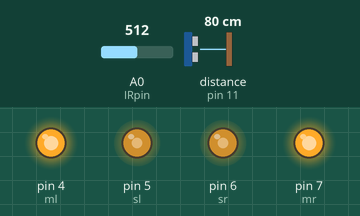
Bench run of a sketch on a simulated Arduino Uno, built with avr-gcc and run on an emulated ATmega328P. Parts: output pins drawn as LEDs (lit = HIGH). Wiring (inferred from the names in the program): ultrasonic range finder: trigger pin 10; echo pin 11. Inputs (shaded band) come from the test bench; at power-on: distance to the obstacle (sensor on pin 11) 80 cm, A0 (IRpin) = 512. The echo pulse lasts 58.3 µs per cm; pins used as bus, display or sensor lines are not drawn.

Above: at 1.2 s.
1.3 s: distance to the obstacle (sensor on pin 11) set to 2 cm
At 2.4 s:
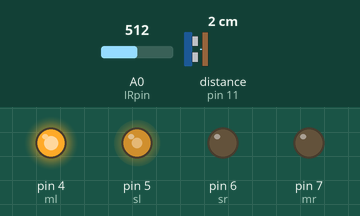
2.8 s: distance to the obstacle (sensor on pin 11) set to 35 cm
At 3.2 s:
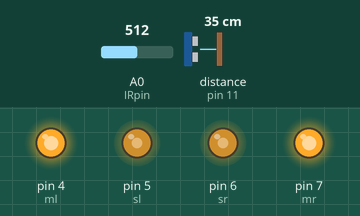
4.3 s: distance to the obstacle (sensor on pin 11) set to 4 cm
At 4.6 s:
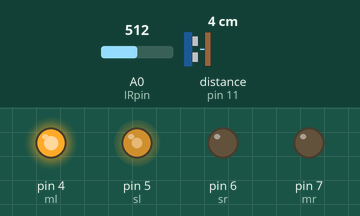
5.8 s: distance to the obstacle (sensor on pin 11) set to 60 cm
At 6.9 s:
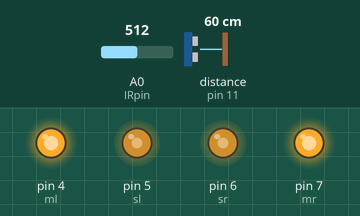
Timing chart, 0 to 8.3 s (numbered marks = the images above; inputs shaded):
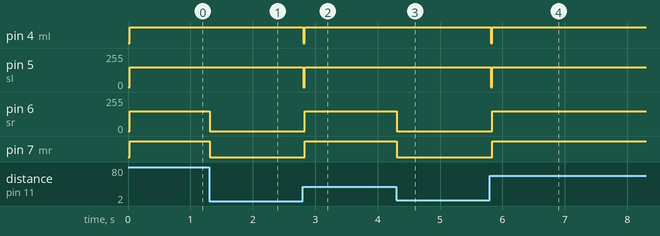

The sketch:

MachineState.ino
```cpp
#define ml 4
#define mr 7
#define sl 5
#define sr 6

const int IRpin = A0;          // аналоговый пин для подключения выхода Vo сенсора


int trigPin = 10;
int echoPin = 11;

int speed = 150;
int fdur = 30;
int ldur = 60;

int newLeft;
int newForward;

void setup() {
  Serial.begin(9600);

  //датчик спереди
  pinMode(trigPin, OUTPUT);
  pinMode(echoPin, INPUT);
  // подключение колес
  pinMode(ml, OUTPUT);
  pinMode(mr, OUTPUT);
  // регулировка скорости
  pinMode(sl, OUTPUT);
  pinMode(sr, OUTPUT);
}

void loop() {
  stopMove();
  stopMind();
  // delay(10);
}

//функция для определения расстояния спереди
int fdist(){
  int duration;
  float distance;
  // для большей точности установим значение LOW на пине Trig
  digitalWrite(trigPin, LOW);
  delayMicroseconds(2);
  // Теперь установим высокий уровень на пине Trig
  digitalWrite(trigPin, HIGH);
  delayMicroseconds(10);
  digitalWrite(trigPin, LOW);
  // Узнаем длительность высокого сигнала на пине Echo
  duration = pulseIn(echoPin, HIGH);
  // Рассчитаем расстояние
  distance = duration / 58;
  // Выведем значение в Serial Monitor
  // Serial.print(distance);
  // Serial.println(" cm");
  // delay(200);
  return distance;
}
//функция для определения расстояния слева
int ldist(){
  //Serial.println(irRead(), DEC);
  // получаем сглаженное значение  и переводим в напряжение
  float volts = analogRead(IRpin) * 0.0048828125;
  // и в расстояние в см
  float distance = 32 * pow(volts, -1.10);
  // Serial.println(distance);      // выдаем в порт значение
  // delay(200);
  return distance;
  }

void stopMind(){

  while(fdist() > fdur and ldist() < ldur){
    forwardMove();
  }
  // while(fdist() < fdur and ldist() > ldur){
  //   stopMove();
  // }
  while(fdist() <= fdur and ldist() <= ldur){
    rightMove();

  }
  while(fdist() > fdur and ldist() > ldur){
    forwardMove();
    leftMove();
    delay(50);
  }

}

void stopMove(){

  digitalWrite(ml, LOW);
  analogWrite(sl, 0);

  digitalWrite(mr, LOW);
  analogWrite(sr, 0);
  delay(20);

}

void forwardMove(){

  digitalWrite(ml, HIGH);
  analogWrite(sl, speed);

  digitalWrite(mr, HIGH);
  analogWrite(sr, speed);

}

void leftMove(){

  digitalWrite(ml, LOW);
  analogWrite(sl, 0);

  digitalWrite(mr, HIGH);
  analogWrite(sr, speed);
}

void rightMove(){

  digitalWrite(ml, HIGH);
  analogWrite(sl, speed);

  digitalWrite(mr, LOW);
  analogWrite(sr, 0);
}
```

Measured:
- after the input at 1.3 s, pin 6 (sr): 150/255 → 0/255 at once; pin 7 (mr): HIGH → LOW at once
- after the input at 2.8 s, pin 4 (ml): HIGH → LOW at once, → HIGH 0.02 s later; pin 5 (sl): 150/255 → 0/255 at once, → 150/255 0.02 s later; pin 6 (sr): 0/255 → 150/255 at once; pin 7 (mr): LOW → HIGH at once
- after the input at 4.3 s, pin 6 (sr): 150/255 → 0/255 at once; pin 7 (mr): HIGH → LOW at once
- after the input at 5.8 s, pin 4 (ml): HIGH → LOW at once, → HIGH 0.02 s later; pin 5 (sl): 150/255 → 0/255 at once, → 150/255 0.02 s later; pin 6 (sr): 0/255 → 150/255 at once; pin 7 (mr): LOW → HIGH at once
